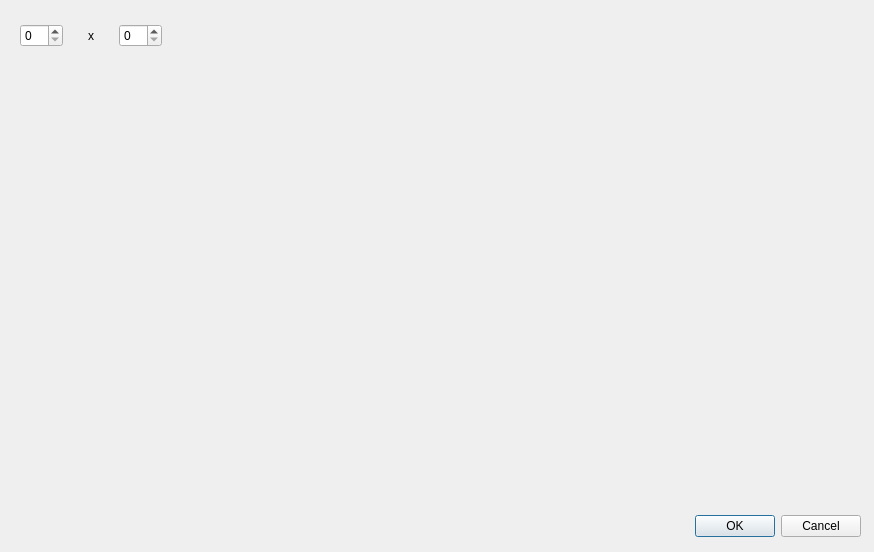
<?xml version="1.0" encoding="UTF-8"?>
<ui version="4.0">
 <class>Matrix</class>
 <widget class="QDialog" name="Matrix">
  <property name="geometry">
   <rect>
    <x>0</x>
    <y>0</y>
    <width>874</width>
    <height>552</height>
   </rect>
  </property>
  <property name="windowTitle">
   <string>Matrixeditor</string>
  </property>
  <widget class="QDialogButtonBox" name="buttonBox">
   <property name="geometry">
    <rect>
     <x>520</x>
     <y>510</y>
     <width>341</width>
     <height>32</height>
    </rect>
   </property>
   <property name="orientation">
    <enum>Qt::Horizontal</enum>
   </property>
   <property name="standardButtons">
    <set>QDialogButtonBox::Cancel|QDialogButtonBox::Ok</set>
   </property>
  </widget>
  <widget class="QWidget" name="horizontalLayoutWidget">
   <property name="geometry">
    <rect>
     <x>20</x>
     <y>10</y>
     <width>142</width>
     <height>51</height>
    </rect>
   </property>
   <layout class="QHBoxLayout" name="horizontalLayout">
    <item>
     <widget class="QSpinBox" name="n1"/>
    </item>
    <item>
     <widget class="QLabel" name="label">
      <property name="text">
       <string>x</string>
      </property>
      <property name="alignment">
       <set>Qt::AlignCenter</set>
      </property>
     </widget>
    </item>
    <item>
     <widget class="QSpinBox" name="n2"/>
    </item>
   </layout>
  </widget>
 </widget>
 <resources/>
 <connections>
  <connection>
   <sender>buttonBox</sender>
   <signal>accepted()</signal>
   <receiver>Matrix</receiver>
   <slot>accept()</slot>
   <hints>
    <hint type="sourcelabel">
     <x>248</x>
     <y>254</y>
    </hint>
    <hint type="destinationlabel">
     <x>157</x>
     <y>274</y>
    </hint>
   </hints>
  </connection>
  <connection>
   <sender>buttonBox</sender>
   <signal>rejected()</signal>
   <receiver>Matrix</receiver>
   <slot>reject()</slot>
   <hints>
    <hint type="sourcelabel">
     <x>316</x>
     <y>260</y>
    </hint>
    <hint type="destinationlabel">
     <x>286</x>
     <y>274</y>
    </hint>
   </hints>
  </connection>
 </connections>
</ui>
